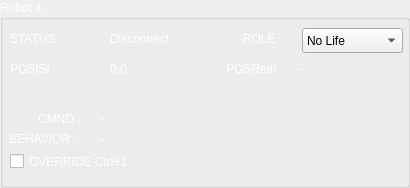
   <widget class="QGroupBox" name="groupBox_2">
    <property name="geometry">
     <rect>
      <x>20</x>
      <y>500</y>
      <width>410</width>
      <height>188</height>
     </rect>
    </property>
    <property name="palette">
     <palette>
      <active>
       <colorrole role="WindowText">
        <brush brushstyle="SolidPattern">
         <color alpha="255">
          <red>255</red>
          <green>255</green>
          <blue>255</blue>
         </color>
        </brush>
       </colorrole>
      </active>
      <inactive>
       <colorrole role="WindowText">
        <brush brushstyle="SolidPattern">
         <color alpha="255">
          <red>255</red>
          <green>255</green>
          <blue>255</blue>
         </color>
        </brush>
       </colorrole>
      </inactive>
      <disabled>
       <colorrole role="WindowText">
        <brush brushstyle="SolidPattern">
         <color alpha="255">
          <red>190</red>
          <green>190</green>
          <blue>190</blue>
         </color>
        </brush>
       </colorrole>
      </disabled>
     </palette>
    </property>
    <property name="title">
     <string>Robot 1</string>
    </property>
    <widget class="QLabel" name="label_5">
     <property name="geometry">
      <rect>
       <x>10</x>
       <y>30</y>
       <width>91</width>
       <height>17</height>
      </rect>
     </property>
     <property name="text">
      <string>STATUS       :</string>
     </property>
    </widget>
    <widget class="QLabel" name="label_6">
     <property name="geometry">
      <rect>
       <x>10</x>
       <y>60</y>
       <width>91</width>
       <height>17</height>
      </rect>
     </property>
     <property name="text">
      <string>POSISI         :</string>
     </property>
    </widget>
    <widget class="QLabel" name="label_8">
     <property name="geometry">
      <rect>
       <x>9</x>
       <y>130</y>
       <width>91</width>
       <height>17</height>
      </rect>
     </property>
     <property name="text">
      <string>BEHAVIOR :</string>
     </property>
    </widget>
    <widget class="QCheckBox" name="override_r1">
     <property name="geometry">
      <rect>
       <x>10</x>
       <y>150</y>
       <width>141</width>
       <height>23</height>
      </rect>
     </property>
     <property name="text">
      <string>OVERRIDE Ctrl+1</string>
     </property>
    </widget>
    <widget class="QLabel" name="status_r1">
     <property name="geometry">
      <rect>
       <x>110</x>
       <y>30</y>
       <width>81</width>
       <height>17</height>
      </rect>
     </property>
     <property name="text">
      <string>Disconnect</string>
     </property>
    </widget>
    <widget class="QLabel" name="posisi_r1">
     <property name="geometry">
      <rect>
       <x>110</x>
       <y>60</y>
       <width>121</width>
       <height>17</height>
      </rect>
     </property>
     <property name="text">
      <string>0,0</string>
     </property>
    </widget>
    <widget class="QLabel" name="behavior_r1">
     <property name="geometry">
      <rect>
       <x>100</x>
       <y>130</y>
       <width>301</width>
       <height>17</height>
      </rect>
     </property>
     <property name="text">
      <string>-</string>
     </property>
    </widget>
    <widget class="QLabel" name="label_23">
     <property name="geometry">
      <rect>
       <x>243</x>
       <y>30</y>
       <width>51</width>
       <height>17</height>
      </rect>
     </property>
     <property name="text">
      <string>ROLE  :</string>
     </property>
    </widget>
    <widget class="QLabel" name="label_24">
     <property name="geometry">
      <rect>
       <x>38</x>
       <y>110</y>
       <width>51</width>
       <height>17</height>
      </rect>
     </property>
     <property name="text">
      <string>CMND :</string>
     </property>
    </widget>
    <widget class="QComboBox" name="role_r1">
     <property name="geometry">
      <rect>
       <x>302</x>
       <y>28</y>
       <width>101</width>
       <height>25</height>
      </rect>
     </property>
     <item>
      <property name="text">
       <string>No Life</string>
      </property>
     </item>
     <item>
      <property name="text">
       <string>Striker</string>
      </property>
     </item>
     <item>
      <property name="text">
       <string>Middle</string>
      </property>
     </item>
     <item>
      <property name="text">
       <string>Keeper</string>
      </property>
     </item>
    </widget>
    <widget class="QLabel" name="command_r1">
     <property name="geometry">
      <rect>
       <x>100</x>
       <y>110</y>
       <width>301</width>
       <height>17</height>
      </rect>
     </property>
     <property name="text">
      <string>-</string>
     </property>
    </widget>
    <widget class="QLabel" name="label_35">
     <property name="geometry">
      <rect>
       <x>226</x>
       <y>60</y>
       <width>70</width>
       <height>17</height>
      </rect>
     </property>
     <property name="text">
      <string>POSReal :</string>
     </property>
    </widget>
    <widget class="QLabel" name="posreal_r1">
     <property name="geometry">
      <rect>
       <x>300</x>
       <y>60</y>
       <width>101</width>
       <height>17</height>
      </rect>
     </property>
     <property name="text">
      <string>-</string>
     </property>
    </widget>
   </widget>
